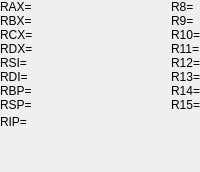
                   <widget class="QWidget" name="registers_64">
                    <layout class="QGridLayout" name="gridLayout_7">
                     <property name="leftMargin">
                      <number>0</number>
                     </property>
                     <property name="topMargin">
                      <number>0</number>
                     </property>
                     <property name="rightMargin">
                      <number>0</number>
                     </property>
                     <property name="bottomMargin">
                      <number>0</number>
                     </property>
                     <property name="spacing">
                      <number>0</number>
                     </property>
                     <item row="0" column="0">
                      <layout class="QVBoxLayout" name="verticalLayout_17">
                       <property name="spacing">
                        <number>0</number>
                       </property>
                       <item>
                        <layout class="QHBoxLayout" name="horizontalLayout">
                         <property name="spacing">
                          <number>0</number>
                         </property>
                         <item>
                          <layout class="QVBoxLayout" name="verticalLayout_16">
                           <property name="spacing">
                            <number>0</number>
                           </property>
                           <item>
                            <widget class="QRegisterLabel" name="RAX">
                             <property name="font">
                              <font>
                               <pointsize>9</pointsize>
                              </font>
                             </property>
                             <property name="text">
                              <string>RAX=</string>
                             </property>
                            </widget>
                           </item>
                           <item>
                            <widget class="QRegisterLabel" name="RBX">
                             <property name="font">
                              <font>
                               <pointsize>9</pointsize>
                              </font>
                             </property>
                             <property name="text">
                              <string>RBX=</string>
                             </property>
                            </widget>
                           </item>
                           <item>
                            <widget class="QRegisterLabel" name="RCX">
                             <property name="font">
                              <font>
                               <pointsize>9</pointsize>
                              </font>
                             </property>
                             <property name="text">
                              <string>RCX=</string>
                             </property>
                            </widget>
                           </item>
                           <item>
                            <widget class="QRegisterLabel" name="RDX">
                             <property name="font">
                              <font>
                               <pointsize>9</pointsize>
                              </font>
                             </property>
                             <property name="text">
                              <string>RDX=</string>
                             </property>
                            </widget>
                           </item>
                           <item>
                            <widget class="QRegisterLabel" name="RSI">
                             <property name="font">
                              <font>
                               <pointsize>9</pointsize>
                              </font>
                             </property>
                             <property name="text">
                              <string>RSI=</string>
                             </property>
                            </widget>
                           </item>
                           <item>
                            <widget class="QRegisterLabel" name="RDI">
                             <property name="font">
                              <font>
                               <pointsize>9</pointsize>
                              </font>
                             </property>
                             <property name="text">
                              <string>RDI=</string>
                             </property>
                            </widget>
                           </item>
                           <item>
                            <widget class="QRegisterLabel" name="RBP">
                             <property name="font">
                              <font>
                               <pointsize>9</pointsize>
                              </font>
                             </property>
                             <property name="text">
                              <string>RBP=</string>
                             </property>
                            </widget>
                           </item>
                           <item>
                            <widget class="QRegisterLabel" name="RSP">
                             <property name="font">
                              <font>
                               <pointsize>9</pointsize>
                              </font>
                             </property>
                             <property name="text">
                              <string>RSP=</string>
                             </property>
                            </widget>
                           </item>
                          </layout>
                         </item>
                         <item>
                          <spacer name="horizontalSpacer_2">
                           <property name="orientation">
                            <enum>Qt::Horizontal</enum>
                           </property>
                           <property name="sizeHint" stdset="0">
                            <size>
                             <width>40</width>
                             <height>20</height>
                            </size>
                           </property>
                          </spacer>
                         </item>
                         <item>
                          <layout class="QVBoxLayout" name="verticalLayout_3">
                           <property name="spacing">
                            <number>0</number>
                           </property>
                           <item>
                            <widget class="QRegisterLabel" name="R8">
                             <property name="font">
                              <font>
                               <pointsize>9</pointsize>
                              </font>
                             </property>
                             <property name="text">
                              <string>R8=</string>
                             </property>
                            </widget>
                           </item>
                           <item>
                            <widget class="QRegisterLabel" name="R9">
                             <property name="font">
                              <font>
                               <pointsize>9</pointsize>
                              </font>
                             </property>
                             <property name="text">
                              <string>R9=</string>
                             </property>
                            </widget>
                           </item>
                           <item>
                            <widget class="QRegisterLabel" name="R10">
                             <property name="font">
                              <font>
                               <pointsize>9</pointsize>
                              </font>
                             </property>
                             <property name="text">
                              <string>R10=</string>
                             </property>
                            </widget>
                           </item>
                           <item>
                            <widget class="QRegisterLabel" name="R11">
                             <property name="font">
                              <font>
                               <pointsize>9</pointsize>
                              </font>
                             </property>
                             <property name="text">
                              <string>R11=</string>
                             </property>
                            </widget>
                           </item>
                           <item>
                            <widget class="QRegisterLabel" name="R12">
                             <property name="font">
                              <font>
                               <pointsize>9</pointsize>
                              </font>
                             </property>
                             <property name="text">
                              <string>R12=</string>
                             </property>
                            </widget>
                           </item>
                           <item>
                            <widget class="QRegisterLabel" name="R13">
                             <property name="font">
                              <font>
                               <pointsize>9</pointsize>
                              </font>
                             </property>
                             <property name="text">
                              <string>R13=</string>
                             </property>
                            </widget>
                           </item>
                           <item>
                            <widget class="QRegisterLabel" name="R14">
                             <property name="font">
                              <font>
                               <pointsize>9</pointsize>
                              </font>
                             </property>
                             <property name="text">
                              <string>R14=</string>
                             </property>
                            </widget>
                           </item>
                           <item>
                            <widget class="QRegisterLabel" name="R15">
                             <property name="font">
                              <font>
                               <pointsize>9</pointsize>
                              </font>
                             </property>
                             <property name="text">
                              <string>R15=</string>
                             </property>
                            </widget>
                           </item>
                          </layout>
                         </item>
                        </layout>
                       </item>
                       <item>
                        <layout class="QHBoxLayout" name="horizontalLayout_18">
                         <property name="spacing">
                          <number>0</number>
                         </property>
                         <item>
                          <widget class="QRegisterLabel" name="RIP">
                           <property name="font">
                            <font>
                             <pointsize>9</pointsize>
                            </font>
                           </property>
                           <property name="text">
                            <string>RIP=</string>
                           </property>
                          </widget>
                         </item>
                         <item>
                          <spacer name="horizontalSpacer_19">
                           <property name="orientation">
                            <enum>Qt::Horizontal</enum>
                           </property>
                           <property name="sizeHint" stdset="0">
                            <size>
                             <width>40</width>
                             <height>20</height>
                            </size>
                           </property>
                          </spacer>
                         </item>
                        </layout>
                       </item>
                       <item>
                        <spacer name="verticalSpacer">
                         <property name="orientation">
                          <enum>Qt::Vertical</enum>
                         </property>
                         <property name="sizeHint" stdset="0">
                          <size>
                           <width>20</width>
                           <height>40</height>
                          </size>
                         </property>
                        </spacer>
                       </item>
                      </layout>
                     </item>
                    </layout>
                   </widget>
